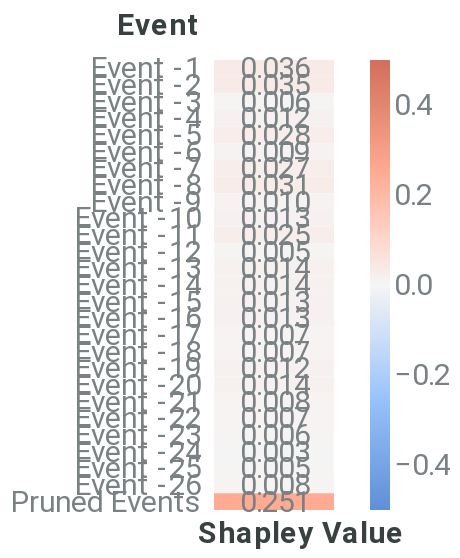

Notebook code cell kept with this figure:
### Markdown cell above
##### Event-level explanation

### Code cell
event_dict = {'rs': 42, 'nsamples': 32000}
event_data = local_event(f, pos_x_data, event_dict, positive_sequence_id, sequence_id_feat, average_event, pruning_idx)
event_plot = plot_event_heatmap(event_data)
event_plot

### Figure 1 — Vega-Lite specification as saved in the notebook (floating-point values rounded to 4 significant figures)
{"config": {"axis": {"domain": true, "domainColor": "#798184", "grid": false, "gridColor": "#798184", "gridOpacity": 0.5, "gridDash": [3, 5], "gridWidth": 0.8, "gridCap": "round", "labelPadding": 3, "labelFont": "Roboto", "labelColor": "#798184", "tickSize": 5, "tickColor": "#798184", "tickOpacity": 0.5, "titleColor": "#384140", "titleFont": "Roboto", "titleFontSize": 12}, "axisBand": {"domain": true, "ticks": false, "labelPadding": 7}, "axisY": {"domain": false, "titleAlign": "left", "titleAngle": 0, "titleX": -20, "titleY": -10}, "legend": {"labelColor": "#798184", "labelFontSize": 12, "symbolSize": 40, "titleColor": "#384140", "titleFontSize": 12, "titlePadding": 10, "titleFont": "Roboto", "labelFont": "Roboto"}, "line": {"stroke": "#618FE0", "strokeWidth": 2}, "rule": {"stroke": "#798184"}, "path": {"stroke": "#618FE0", "strokeWidth": 0.5}, "rect": {"fill": "#618FE0"}, "point": {"filled": true, "shape": "circle"}, "shape": {"stroke": "#618FE0"}, "bar": {"fill": "#618FE0", "stroke": null}, "text": {"font": "Roboto", "color": "#384140", "fontSize": 12}, "arc": {"stroke": "#fff", "strokeWidth": 1}, "range": {"category": ["#618FE0", "#50D0B0", "#E17560", "#E8B474", "#D889C4", "#34A3BC", "#A583A4"], "ramp": ["#001854", "#002f72", "#04478e", "#1e5fab", "#4477c5", "#6290e1", "#7ea9fd", "#9ec7ff", "#bde4ff"], "heatmap": ["#001854", "#002f72", "#04478e", "#1e5fab", "#4477c5", "#6290e1", "#7ea9fd", "#9ec7ff", "#bde4ff"], "diverging": ["#003b26", "#006b52", "#1aa082", "#55d5b5", "#f5f5f5", "#ffaa92", "#d16f5b", "#9e392c", "#650200"]}, "title": {"anchor": "start", "fontSize": 20, "color": "#384140", "fontWeight": "bold", "offset": 20, "font": "Roboto", "subtitleColor": "#384140", "subtitleFontSize": 16}, "header": {"labelFontSize": 12, "titleFontSize": 16, "labelColor": "#384140", "titleColor": "#384140", "titleFont": "Roboto", "labelFont": "Roboto"}, "group": {"fill": "white"}, "background": "white", "view": {"stroke": "transparent", "continuousHeight": 300, "continuousWidth": 400}}, "layer": [{"mark": "rect", "encoding": {"color": {"type": "quantitative", "field": "rounded", "legend": {"gradientLength": 225, "gradientThickness": 10, "labelFontSize": 15, "orient": "right"}, "scale": {"domain": [-0.5, 0.5], "range": ["#5f8fd6", "#99c3fb", "#f5f5f5", "#ffaa92", "#d16f5b"]}, "title": null}, "x": {"type": "ordinal", "axis": {"title": "Shapley Value", "titleFontSize": 15}, "field": "column"}, "y": {"type": "ordinal", "axis": {"domain": false, "labelFontSize": 15, "title": "Event", "titleFontSize": 15, "titleX": -49}, "field": "Feature", "sort": ["Event -1", "Event -2", "Event -3", "Event -4", "Event -5", "Event -6", "Event -7", "Event -8", "Event -9", "Event -10", "Event -11", "Event -12", "Event -13", "Event -14", "Event -15", "Event -16", "Event -17", "Event -18", "Event -19", "Event -20", "Event -21", "Event -22", "Event -23", "Event -24", "Event -25", "Event -26", "Pruned Events"]}}}, {"mark": {"type": "text", "align": "right", "baseline": "middle", "color": "#798184", "dx": 18, "fontSize": 15}, "encoding": {"text": {"type": "nominal", "field": "rounded_str"}, "x": {"type": "ordinal", "axis": {"domain": false, "labels": false, "title": "Shapley Value", "titleX": 43}, "field": "column"}, "y": {"type": "ordinal", "axis": {"domain": false, "labelFontSize": 15, "title": "Event", "titleFontSize": 15, "titleX": -49}, "field": "Feature", "sort": ["Event -1", "Event -2", "Event -3", "Event -4", "Event -5", "Event -6", "Event -7", "Event -8", "Event -9", "Event -10", "Event -11", "Event -12", "Event -13", "Event -14", "Event -15", "Event -16", "Event -17", "Event -18", "Event -19", "Event -20", "Event -21", "Event -22", "Event -23", "Event -24", "Event -25", "Event -26", "Pruned Events"]}}}], "data": {"name": "data-95bbcfbd4808bf85eb2c5f1b6ee09cc2"}, "height": 225, "width": 60, "$schema": "https://vega.github.io/schema/vega-lite/v4.8.1.json", "datasets": {"data-95bbcfbd4808bf85eb2c5f1b6ee09cc2": [{"Shapley Value": 0.03597, "Feature": "Event -1", "row": 1, "column": 1, "rounded": 0.036, "rounded_str": "0.036"}, {"Shapley Value": 0.0354, "Feature": "Event -2", "row": 2, "column": 1, "rounded": 0.035, "rounded_str": "0.035"}, {"Shapley Value": 0.005984, "Feature": "Event -3", "row": 3, "column": 1, "rounded": 0.006, "rounded_str": "0.006"}, {"Shapley Value": 0.01158, "Feature": "Event -4", "row": 4, "column": 1, "rounded": 0.012, "rounded_str": "0.012"}, {"Shapley Value": 0.02757, "Feature": "Event -5", "row": 5, "column": 1, "rounded": 0.028, "rounded_str": "0.028"}, {"Shapley Value": 0.009164, "Feature": "Event -6", "row": 6, "column": 1, "rounded": 0.009, "rounded_str": "0.009"}, {"Shapley Value": 0.02697, "Feature": "Event -7", "row": 7, "column": 1, "rounded": 0.027, "rounded_str": "0.027"}, {"Shapley Value": 0.0305, "Feature": "Event -8", "row": 8, "column": 1, "rounded": 0.031, "rounded_str": "0.031"}, {"Shapley Value": 0.009972, "Feature": "Event -9", "row": 9, "column": 1, "rounded": 0.01, "rounded_str": "0.010"}, {"Shapley Value": 0.01325, "Feature": "Event -10", "row": 10, "column": 1, "rounded": 0.013, "rounded_str": "0.013"}, {"Shapley Value": 0.02483, "Feature": "Event -11", "row": 11, "column": 1, "rounded": 0.025, "rounded_str": "0.025"}, {"Shapley Value": 0.005249, "Feature": "Event -12", "row": 12, "column": 1, "rounded": 0.005, "rounded_str": "0.005"}, {"Shapley Value": 0.01416, "Feature": "Event -13", "row": 13, "column": 1, "rounded": 0.014, "rounded_str": "0.014"}, {"Shapley Value": 0.01406, "Feature": "Event -14", "row": 14, "column": 1, "rounded": 0.014, "rounded_str": "0.014"}, {"Shapley Value": 0.0126, "Feature": "Event -15", "row": 15, "column": 1, "rounded": 0.013, "rounded_str": "0.013"}, {"Shapley Value": 0.0134, "Feature": "Event -16", "row": 16, "column": 1, "rounded": 0.013, "rounded_str": "0.013"}, {"Shapley Value": 0.007364, "Feature": "Event -17", "row": 17, "column": 1, "rounded": 0.007, "rounded_str": "0.007"}, {"Shapley Value": 0.006783, "Feature": "Event -18", "row": 18, "column": 1, "rounded": 0.007, "rounded_str": "0.007"}, {"Shapley Value": 0.01186, "Feature": "Event -19", "row": 19, "column": 1, "rounded": 0.012, "rounded_str": "0.012"}, {"Shapley Value": 0.01363, "Feature": "Event -20", "row": 20, "column": 1, "rounded": 0.014, "rounded_str": "0.014"}, {"Shapley Value": 0.008274, "Feature": "Event -21", "row": 21, "column": 1, "rounded": 0.008, "rounded_str": "0.008"}, {"Shapley Value": 0.007345, "Feature": "Event -22", "row": 22, "column": 1, "rounded": 0.007, "rounded_str": "0.007"}, {"Shapley Value": 0.006424, "Feature": "Event -23", "row": 23, "column": 1, "rounded": 0.006, "rounded_str": "0.006"}, {"Shapley Value": 0.002875, "Feature": "Event -24", "row": 24, "column": 1, "rounded": 0.003, "rounded_str": "0.003"}, {"Shapley Value": 0.005171, "Feature": "Event -25", "row": 25, "column": 1, "rounded": 0.005, "rounded_str": "0.005"}, {"Shapley Value": 0.008257, "Feature": "Event -26", "row": 26, "column": 1, "rounded": 0.008, "rounded_str": "0.008"}, {"Shapley Value": 0.2508, "Feature": "Pruned Events", "row": 27, "column": 1, "rounded": 0.251, "rounded_str": "0.251"}]}}
